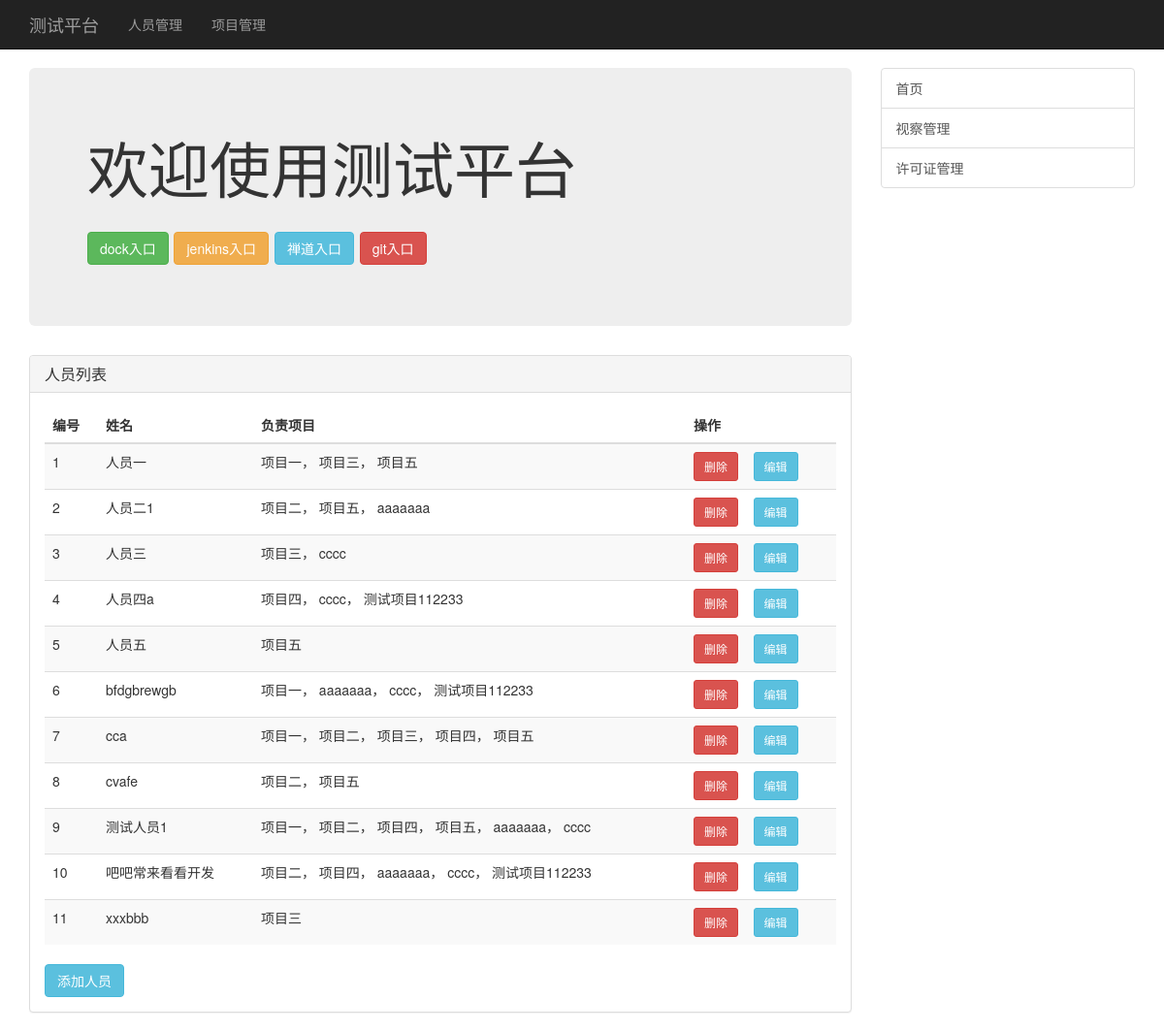
/person/index/, run on an earlier commit of the app's database.
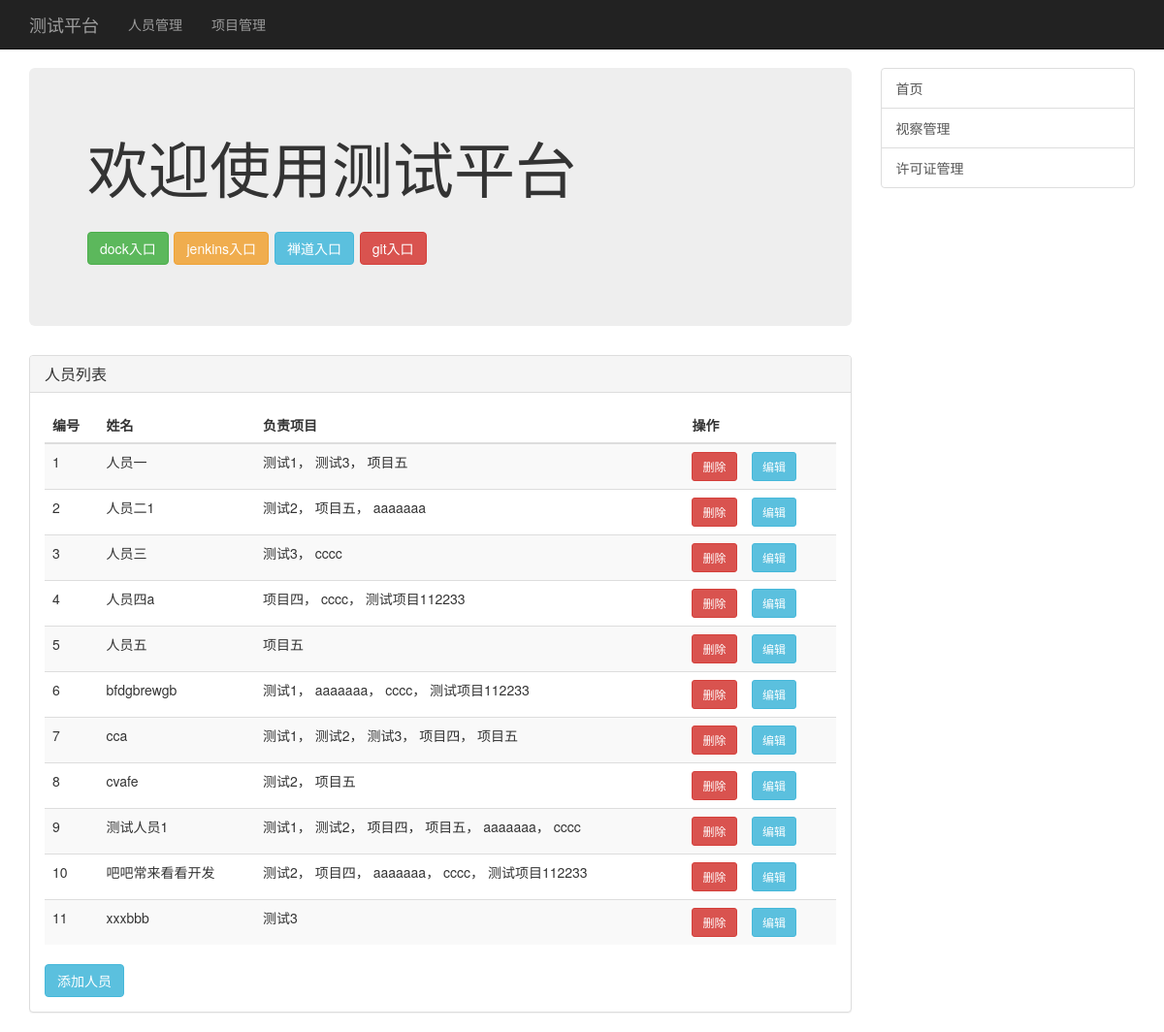
And on a later commit of the database.
### Project/models.py (models this page shows)
class Project(models.Model):
    project_name = models.CharField(max_length=128)
    project_is_del = models.BooleanField(default=False)

### Person/views.py (the view)
# urls.py: path('index/',views.index,name='index'),
def index(request):
    persons = models.Person.objects.filter(person_is_del=False)
    return render(request,'person/person_list.html',context=locals())

### templates/person/person_list.html (shortened to what this page needs)
{% extends 'person/person_base.html' %}
{% block tabletitle %}
    人员列表
{% endblock %}
{% block table_person %}
    <table class="table table-striped table-hover">
        <thead>
        <tr>
            <th>编号</th>
            <th>姓名</th>
            <th>负责项目</th>
            <th>操作</th>
        </tr>
        </thead>
        <tbody>
        {% for person in persons %}
            <tr>
                <td>{{ forloop.counter }}</td>
                <td>{{ person.person_name }}</td>
                <td>
                    {% for person_project in person.person_project.all %}
                        {% if not person_project.project_is_del  %}
                        {% if forloop.last %}
                            {{ person_project.project_name }}
                        {% else %}
                            {{ person_project.project_name }}，
                        {% endif %}
                        {% endif %}
                    {% endfor %}
                </td>
                <td>
                    <a href="{% url 'person:person_del' %}?pk={{ person.pk }}" class="btn btn-danger btn-sm">删除</a>
                    <a href="{% url 'person:person_edit' %}?pk={{ person.pk }}" class="btn btn-info btn-sm">编辑</a>
                </td>
            </tr>
        {% endfor %}
        </tbody>
    </table>
    <a href="{% url 'person:person_add' %}" class="btn btn-info">添加人员</a>
{% endblock %}

What changed in the data, as far as the page shows it:
changed Project (number 1 of 8 on the later page): project_name "项目一" → "测试1"
changed Project (number 2 of 8 on the later page): project_name "项目三" → "测试3"
changed Project (number 4 of 8 on the later page): project_name "项目二" → "测试2"
